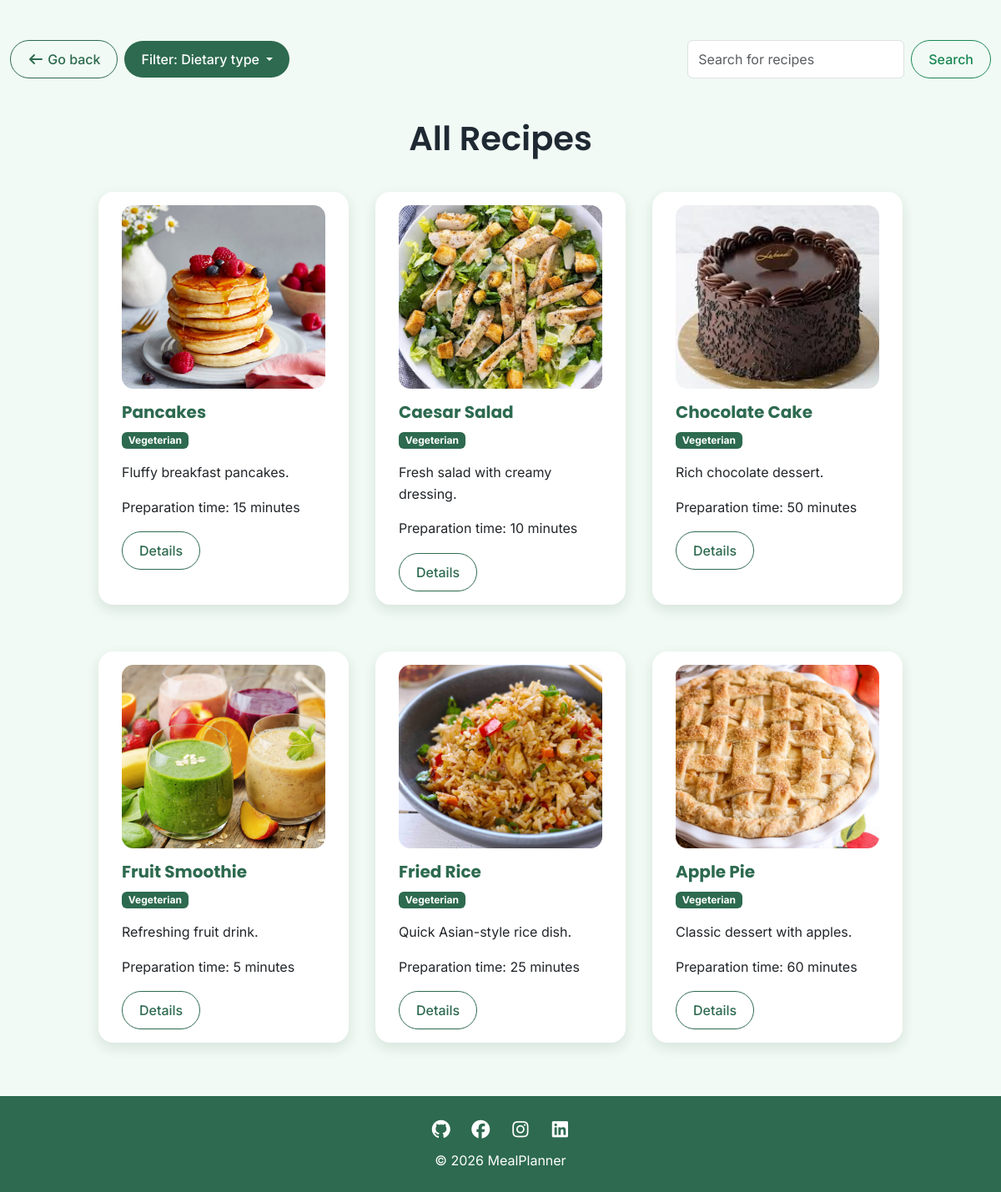
The app's page /recipes/recipe.php?dietary_type=Vegeterian (signed in) with its own data.
### tables this page shows
CREATE TABLE IF NOT EXISTS `recipes` (
  `id` int NOT NULL AUTO_INCREMENT,
  `title` varchar(255) NOT NULL,
  `description` text,
  `recipe_picture` varchar(255) DEFAULT NULL,
  `ingredients` text NOT NULL,
  `instructions` longtext NOT NULL,
  `prep_time` int NOT NULL,
  `dietary_type` enum('Vegeterian','Non-vegeterian','Vegan') NOT NULL,
  `category` enum('Chicken meals','Vegetables','Desserts','Fish meals') DEFAULT NULL,
  `created_at` timestamp NULL DEFAULT CURRENT_TIMESTAMP,
  `updated_at` timestamp NULL DEFAULT CURRENT_TIMESTAMP ON UPDATE CURRENT_TIMESTAMP,
  `difficulty` enum('Easy','Medium','Complicated') DEFAULT NULL,
  `servings` int NOT NULL,
  `author_id` int DEFAULT NULL,
  PRIMARY KEY (`id`),
  KEY `fk_recipes_author` (`author_id`)
);

### recipes/recipe.php (the view, shortened to what this page needs)
<?php
require_once "../components/db_connect.php";
$dietary_type = $_GET['dietary_type'] ?? '';
if ($dietary_type) {
    $sql_query = "SELECT * FROM recipes WHERE dietary_type = '$dietary_type'";
} else {
    $sql_query = "SELECT * FROM recipes";
}
$result = mysqli_query($connect, $sql_query);
$display_data = "";
if (mysqli_num_rows($result) > 0) {
    $recipes = mysqli_fetch_all($result, MYSQLI_ASSOC);
    foreach ($recipes as $recipe) {
        $display_data .= "
        <div class='card m-3'>
            <div class='card-body '>
            <img src='../pictures/{$recipe['recipe_picture']}' class='card-img-top' alt='{$recipe['title']}'>
            <h5 class='card-title mt-3'>{$recipe['title']}</h5>
            <p class='badge text-bg-success'>{$recipe['dietary_type']}</p>
            <p class='card-text'>{$recipe['description']} </p>
            <p>Preparation time: {$recipe['prep_time']} minutes </p>
           <a href='#'
   class='btn btn-outline-dark open-modal'
   data-id='{$recipe['id']}'
   data-bs-toggle='modal'
   data-bs-target='#recipeModal'>
   Details
</a>
            </div>
        </div>
        ";
    }
} else {
    if ($dietary_type) {
        $display_data = "There are no recipes found with that dietary type!";
    } else {
        $display_data = "There are no recipes found!";
    }
}
?>
<!DOCTYPE html>
<html lang="en">
<head>
    <?php include "../components/head.php"; ?>
    <link rel="stylesheet" href="../css/recipe.css">
    <link rel="stylesheet" href="../css/details.css">
</head>
<body>
    <div class="container mt-5">
        <div class="d-flex align-items-center justify-content-between gap-3 flex-wrap">
            <div class="d-flex align-items-center gap-2 flex-wrap">
                <a href="/functions/user_dashboard.php" class="btn btn-outline-dark">
                    <i class="fa-solid fa-arrow-left"></i> Go back
                </a>
                <div class="dropdown">
                    <button class="btn btn-dark dropdown-toggle" type="button" data-bs-toggle="dropdown">
                        Filter: Dietary type
                    </button>
                </div>
            </div>
            <form class="d-flex gap-2 recipe-search" role="search" action="recipe_search_results.php">
                <input class="form-control" type="search" placeholder="Search for recipes" name="search">
                <button class="btn btn-outline-success" type="submit">Search</button>
            </form>
        </div>
    </div>
    <h1 class="text-center fw-semibold mt-5">All Recipes</h1>
    <div class="container mb-5 mt-3">
        <div class="row row-cols-1 row-cols-md-2 row-cols-lg-4 d-flex justify-content-center">
            <?= $display_data ?>
        </div>
    </div>
    <?php include "../components/footer.php"; ?>
</body>
</html>

### css/main.css (style rules this page uses)
:root { --green-dark: #2d6a4f; --green-darker: #1b4332; --green-light: #74c69d; --green-soft: #d8f3dc; --green-click: #95d5b2; --green-bg: #f1faf4; --white: #ffffff; --text-dark: #1f2933; --text-muted: #6c757d; }
html, body { height: 100%; }
body { background-color: var(--green-bg); color: var(--text-dark); display: flex; flex-direction: column; font-family: "Inter", sans-serif; }
h1, h2, h3, h5 { font-family: "Poppins", sans-serif; }
.container { max-width: 1300px; }
p { line-height: 1.6; }
a, a:hover, a:focus, a:active { text-decoration: none; }
.btn { border-radius: 999px; padding: 10px 20px; font-weight: 500; transition: all 0.2s ease; }
.btn-dark, .btn-primary, .btn-success { background: var(--green-dark) !important; border: none !important; color: white !important; }
.btn-outline-dark { color: var(--green-dark) !important; border-color: var(--green-dark) !important; }
.card { border: none; border-radius: 18px; box-shadow: 0 6px 15px rgba(27, 67, 50, 0.12); transition: transform 0.25s ease, box-shadow 0.25s ease; }
.card h3, .card h5, .card h6, .section-title { color: var(--green-dark); font-weight: bold; }

### css/recipe.css (style rules this page uses)
.recipe-card img, .card-img-top { height: 220px; object-fit: cover; border-radius: 14px; }
.badge { background-color: var(--green-dark) !important; }
.row { row-gap: 24px; }
.recipe-search { min-width: 280px; }

### records on screen
recipes: recipe_picture (picture), title "Pancakes", dietary_type "Vegeterian", description "Fluffy breakfast pancakes.", prep_time "15"
recipes: recipe_picture (picture), title "Caesar Salad", dietary_type "Vegeterian", description "Fresh salad with creamy dressing.", prep_time "10"
recipes: recipe_picture (picture), title "Chocolate Cake", dietary_type "Vegeterian", description "Rich chocolate dessert.", prep_time "50"
recipes: recipe_picture (picture), title "Fruit Smoothie", dietary_type "Vegeterian", description "Refreshing fruit drink.", prep_time "5"
recipes: recipe_picture (picture), title "Fried Rice", dietary_type "Vegeterian", description "Quick Asian-style rice dish.", prep_time "25"
recipes: recipe_picture (picture), title "Apple Pie", dietary_type "Vegeterian", description "Classic dessert with apples.", prep_time "60"
